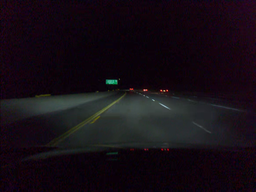
#> input picture Computer Vision/Homework3/test_img/img1.png, 256 x 192 px, shrunk from 1164 x 874 before the run
$ jupyter execute 112C52009_hw3.ipynb
#> lines starting #> are read from the running program, lines starting #| are printed output that depends on the picture; after the words box and inside, x2 and y2 are one past the last pixel; in counts of white or black regions, pixels touching at a corner belong together
[cell 1]
import numpy as np
import cv2
import math
import os
import matplotlib.pyplot as plt

[cell 2]
def getGrayImg(img):
  img_gray = np.zeros((img.shape[0], img.shape[1]), dtype=np.uint8)
  for i in range(0, img.shape[0]):
    for j in range(0, img.shape[1]):
      img_gray[i, j] = 0.299 * img[i, j, 2] + 0.587 * img[i, j, 1] + 0.114 * img[i, j, 0]
  return img_gray

[cell 3]
def convolution(img, kernel, stride):
  padding_size = kernel.shape[0]//2
  kernel_size = kernel.shape[0]
  img_pad = np.zeros(((img.shape[0] + 2 * padding_size), (img.shape[1] + 2 * padding_size)))
  img_pad[padding_size:padding_size+img.shape[0], padding_size:padding_size+img.shape[1]] = img
  img_conv = np.zeros(((img.shape[0] + 2 * padding_size - kernel_size)//stride + 1, (img.shape[1] + 2 * padding_size - kernel_size)//stride + 1))
  for i in range(0, img_conv.shape[0]):
    for j in range(0, img_conv.shape[1]):
      if(i * stride + kernel_size <= img_pad.shape[0] and j * stride + kernel_size <= img_pad.shape[1]):
        conv_mat = img_pad[i * stride : i * stride + kernel_size, j * stride : j * stride + kernel_size] * kernel
        sum = np.sum(conv_mat)
        img_conv[i, j]=sum
  return img_conv

[cell 4]
if not(os.path.isdir(os.getcwd() + '/result_img')):
  os.makedirs(os.getcwd() + '/result_img')
img1 = cv2.imread('test_img/img1.png')
#> img1 is the input picture: shape (192, 256, 3); mean B, G, R 20.7, 13.4, 21.5
img2 = cv2.imread('test_img/img2.png')
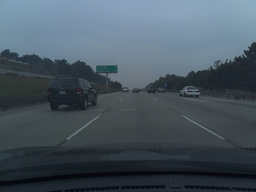
#> input picture Computer Vision/Homework3/test_img/img2.png, 256 x 192 px, shrunk from 1164 x 874 before the run
#> img2 is the input picture: shape (192, 256, 3); mean B, G, R 96, 85.6, 71.9
img3 = cv2.imread('test_img/img3.png')
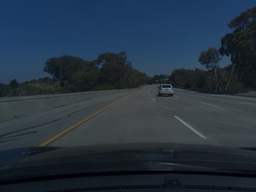
#> input picture Computer Vision/Homework3/test_img/img3.png, 256 x 192 px, shrunk from 1164 x 874 before the run
#> img3 is the input picture: shape (192, 256, 3); mean B, G, R 65.1, 51.3, 37.3

img1_gray = getGrayImg(img1)
img2_gray = getGrayImg(img2)
img3_gray = getGrayImg(img3)
#> after the loop in getGrayImg (call 3), `for i in range(0, img.shape[0]):`:
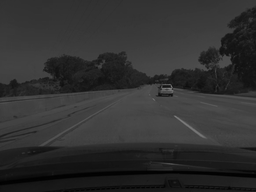
#> img_gray: shape (192, 256); min 1, max 130, mean 48.2

plt.imshow(cv2.cvtColor(img1_gray, cv2.COLOR_BGR2RGB))

[cell 5]
def create_GaussianFilter(kernel_size, sigma):
#> called with kernel_size = 3, sigma = 0.8
  kernel = np.zeros((kernel_size, kernel_size), dtype=float)
  for i in range(0, kernel_size):
    for j in range(0, kernel_size):
      x = i - math.floor(kernel_size / 2)
      y = j - math.floor(kernel_size / 2)
      w = math.exp(-(x**2 + y**2) / (2 * sigma**2))/(2*math.pi*sigma**2)
      kernel[i, j] = w
  kernel = kernel/kernel.sum()
  return kernel

[cell 6]
gaussian_filter = create_GaussianFilter(3, 0.8)

[cell 7]
img1_blur = convolution(img1_gray, gaussian_filter, 1)
plt.imshow(img1_blur.astype(np.uint8), cmap='gray')

[cell 8]
img2_blur = convolution(img2_gray, gaussian_filter, 1)
plt.imshow(img2_blur.astype(np.uint8), cmap='gray')

[cell 9]
gaussian_filter = create_GaussianFilter(5, 1)
img3_blur = convolution(img3_gray, gaussian_filter, 1)
plt.imshow(img3_blur.astype(np.uint8), cmap='gray')

[cell 10]
cv2.imwrite('result_img/img1_q1.png', img1_blur.astype(np.uint8))
cv2.imwrite('result_img/img2_q1.png', img2_blur.astype(np.uint8))
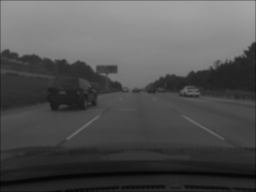
#> saved as img2_q1.png: shape (192, 256); min 6, max 163, mean 81.4
cv2.imwrite('result_img/img3_q1.png', img3_blur.astype(np.uint8))
#> Out = True

[cell 11]
class CannyEdgeDetector:
    def __init__(self):
        self.sobel_x = np.array([[-1, 0, 1], [-2, 0, 2], [-1, 0, 1]])
        self.sobel_y = np.array([[-1, -2, -1], [0, 0, 0], [1, 2, 1]])
    def cal_gradient(self):
        self.gradient_x = convolution(self.img, self.sobel_x, 1)
        self.gradient_y = convolution(self.img, self.sobel_y, 1)
        self.gradient_magnitude = np.sqrt(self.gradient_x**2 + self.gradient_y**2)
        self.gradient_magnitude = (255 * np.int32(self.gradient_magnitude > 255) + self.gradient_magnitude * np.int32(self.gradient_magnitude <= 255))
        self.gradient_direction = np.arctan2(self.gradient_y, self.gradient_x)
        self.gradient_direction += math.pi * np.int32(self.gradient_direction < 0)
    def non_maximum_suppression(self):
        self.suppressed_magnitude=np.zeros_like(self.gradient_magnitude)
        h, w = self.suppressed_magnitude.shape
#> h = 192; w = 256

        for i in range(1, h-1):
            for j in range(1, w-1):
                angle = self.gradient_direction[i, j]
                if (angle>=0 and angle<22.5) or (angle>=157.5 and angle<=180):
                    q = self.gradient_magnitude[i, j+1]
                    r = self.gradient_magnitude[i, j-1]
                elif (angle>=22.5 and angle<67.5):
                    q = self.gradient_magnitude[i+1, j-1]
                    r = self.gradient_magnitude[i-1, j+1]
                elif (angle>=67.5 and angle<112.5):
                    q = self.gradient_magnitude[i+1, j]
                    r = self.gradient_magnitude[i-1, j]
                elif (angle>=112.5 and angle<157.5):
                    q = self.gradient_magnitude[i-1, j-1]
                    r = self.gradient_magnitude[i+1, j+1]

                if self.gradient_magnitude[i, j] >= max(q, r):
                    self.suppressed_magnitude[i, j] = self.gradient_magnitude[i, j]
                else:
                    self.suppressed_magnitude[i, j] = 0
    def Hysteresis(self, Tl, Th):
#> called with Tl = 20, Th = 40
        self.result = np.zeros_like(self.suppressed_magnitude)
        for i in range(0, self.result.shape[0]):
            for j in range(0, self.result.shape[1]):
                if self.suppressed_magnitude[i, j]>=Tl:
                    il = i-1
                    ir = i+1
                    jl = j-1
                    jr = j+1
                    if il<0: il = 0
                    if jl<0: jl = 0
                    if ir>=self.suppressed_magnitude.shape[0]: ir = self.suppressed_magnitude.shape[0]-1
                    if jr>=self.suppressed_magnitude.shape[1]: jr = self.suppressed_magnitude.shape[1]-1
                    pixels = self.suppressed_magnitude[il:ir, jl:jr]
                    for x in range(0, pixels.shape[0]):
                        for y in range(0, pixels.shape[1]):
                            if pixels[x, y]>=Th:
                                self.result[i, j]=255
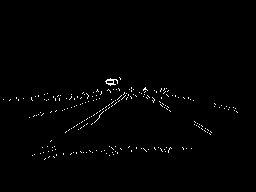
#> self.result: shape (192, 256) float64; 0.9% white in thin lines or dots, all inside (x1, y1, x2, y2) = (3, 77, 238, 160)
    def Canny(self, img, Tl, Th):
       self.img = img
       self.cal_gradient()
       self.non_maximum_suppression()
       self.Hysteresis(Tl, Th)
       return self.result

[cell 12]
detector=CannyEdgeDetector()
img1_edge = detector.Canny(img1_blur, 20, 40)
plt.imshow(img1_edge.astype(np.uint8), cmap='gray')

[cell 13]
img2_edge = detector.Canny(img2_blur, 10, 50)
#> after the loop in convolution (call 7), `for i in range(0, img_conv.shape[0]):`:
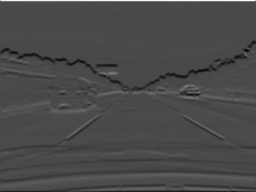
#> img_conv: shape (192, 256) float64; min -272.6, max 654.7, mean -1.9; drawn with min black and max white
#> after the loop in Hysteresis (call 2), `for i in range(0, self.result.shape[0]):`: self.result: shape (192, 256) float64; 2.1% white in thin lines or dots
plt.imshow(img2_edge.astype(np.uint8), cmap='gray')

[cell 14]
img3_edge = detector.Canny(img3_blur, 30, 50)
#> after the loop in convolution (call 8), `for i in range(0, img_conv.shape[0]):`:
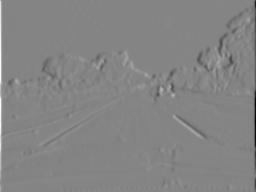
#> img_conv: shape (192, 256) float64; min -273.7, max 253.2, mean -0.1; drawn with min black and max white
#> after the loop in convolution (call 9), `for i in range(0, img_conv.shape[0]):`:
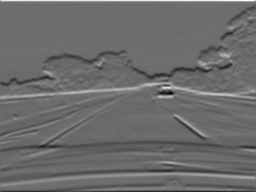
#> img_conv: shape (192, 256) float64; min -160.2, max 216.4, mean -0.4; drawn with min black and max white
#> in cal_gradient (call 3), `self.gradient_direction += math.pi * np.int32(self.gradient_direction ..`:
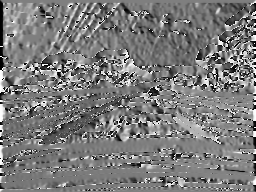
#> self.gradient_direction: shape (192, 256) float64; min 0, max 3.14, mean 1.52; drawn with min black and max white
#> call 3 of Hysteresis, with Tl = 30, Th = 50
#> after the loop in Hysteresis (call 3), `for i in range(0, self.result.shape[0]):`:
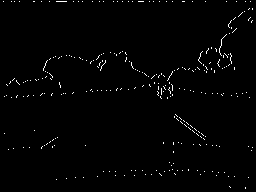
#> self.result: shape (192, 256) float64; 1.2% white in thin lines or dots
plt.imshow(img3_edge.astype(np.uint8), cmap='gray')

[cell 15]
cv2.imwrite('result_img/img1_q2.png', img1_edge.astype(np.uint8))
cv2.imwrite('result_img/img2_q2.png', img2_edge.astype(np.uint8))
cv2.imwrite('result_img/img3_q2.png', img3_edge.astype(np.uint8))
#> Out = True

[cell 16]
def houghLine(image):
    height = image.shape[0]
#> height = 192
    width = image.shape[1]
#> width = 256

    dist_max = int(np.round(np.sqrt(width ** 2 + height ** 2)))
#> dist_max = 320
    thetas = np.deg2rad(np.arange(-90, 90))
    rs = np.linspace(-dist_max, dist_max, 2*dist_max)
#> rs = 640 values from -320 to 320
    accumulator = np.zeros((2 * dist_max, len(thetas)))
    for y in range(height):
        for x in range(width):
            if image[y,x] > 0:
                for k in range(len(thetas)):
                    r = x*np.cos(thetas[k]) + y * np.sin(thetas[k])
                    accumulator[int(r) + dist_max,k] += 1
    return accumulator, thetas

def hough_peaks(accumulator, threshold):
    peaks = []
    while True:
        max_value = np.max(accumulator)

        if max_value >= threshold:
            idx = np.argmax(accumulator)
            rho_idx, theta_idx = np.unravel_index(idx, accumulator.shape)
            peaks.append((rho_idx - accumulator.shape[0] // 2, theta_idx))
            accumulator[rho_idx, theta_idx] = 0
        else:
            break
    return peaks

def draw_lines(image, peaks, thetas):
    for peak in peaks:
        rho, theta_idx = peak
        theta = thetas[theta_idx]
        a = np.cos(theta)
        b = np.sin(theta)
        x0 = int(a * rho)
        y0 = int(b * rho)
        x1 = int(x0 + 1000 * (-b))
        y1 = int(y0 + 1000 * (a))
        x2 = int(x0 - 1000 * (-b))
        y2 = int(y0 - 1000 * (a))
        cv2.line(image, (x1, y1), (x2, y2), (0, 0, 255), 2)

[cell 17]
img1_draw=img1.copy()

img1_edge2 = np.zeros_like(img1_edge)
img1_edge2[5:-5, 5:-5] = img1_edge[5:-5, 5:-5]

accumulator, thetas = houghLine(img1_edge2)
#> thetas = 180 values from -1.57 to 1.55

peaks = hough_peaks(accumulator, threshold=55)
#> the loop in hough_peaks, `while True:` made 1 pass
#> max_value on pass 1: 32
#> after the loop in hough_peaks, `while True:`: peaks = []
#> peaks = []

draw_lines(img1_draw, peaks, thetas)

plt.imshow(cv2.cvtColor(img1_draw.astype(np.uint8), cv2.COLOR_BGR2RGB))

[cell 18]
img2_draw=img2.copy()

img2_edge2 = np.zeros_like(img2_edge)
img2_edge2[5:-5, 5:-5] = img2_edge[5:-5, 5:-5]

accumulator, thetas = houghLine(img2_edge2)

peaks = hough_peaks(accumulator, threshold=70)
#> the loop in hough_peaks (call 2), `while True:` made 1 pass
#> max_value on pass 1: 29

draw_lines(img2_draw, peaks, thetas)

plt.imshow(cv2.cvtColor(img2_draw.astype(np.uint8), cv2.COLOR_BGR2RGB))

[cell 19]
img3_draw=img3.copy()

img3_edge2 = np.zeros_like(img3_edge)
img3_edge2[5:-5, 5:-5] = img3_edge[5:-5, 5:-5]

accumulator, thetas = houghLine(img3_edge2)

peaks = hough_peaks(accumulator, threshold=70)

draw_lines(img3_draw, peaks, thetas)

plt.imshow(cv2.cvtColor(img3_draw.astype(np.uint8), cv2.COLOR_BGR2RGB))

[cell 20]
cv2.imwrite('result_img/img1_q3.png', img1_draw.astype(np.uint8))
cv2.imwrite('result_img/img2_q3.png', img2_draw.astype(np.uint8))
cv2.imwrite('result_img/img3_q3.png', img3_draw.astype(np.uint8))
#> Out = True
